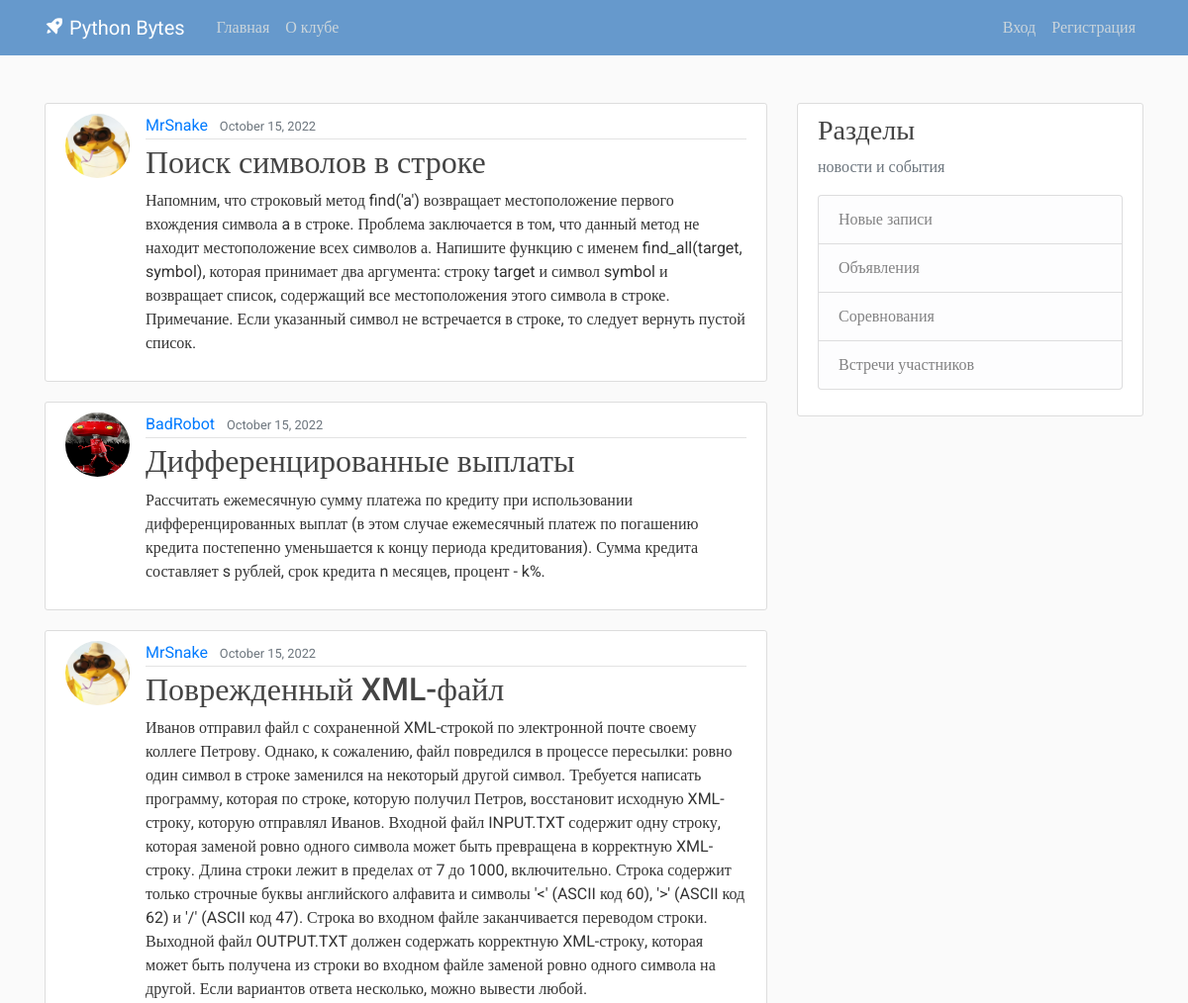
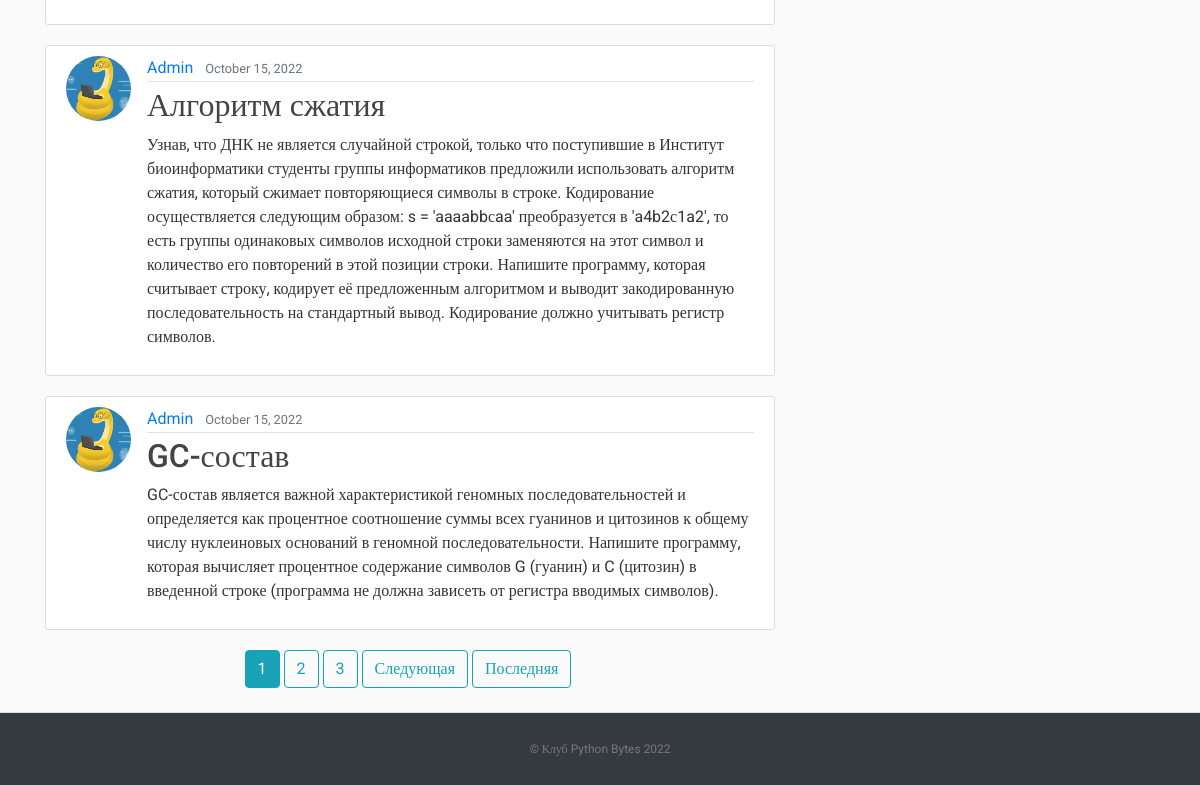
The page / on the database its author committed (2 pictures, top to bottom).
### blog/models.py (models this page shows, shortened)
class Post(models.Model):
    title = models.CharField(max_length=100)
    content = models.TextField()
    date_posted = models.DateTimeField(default=timezone.now)
    author = models.ForeignKey(User, on_delete=models.CASCADE)

### users/models.py (models this page shows, shortened)
class Profile(models.Model):
    user = models.OneToOneField(User, on_delete=models.CASCADE)
    image = models.ImageField(default='default.jpg', upload_to='profile_pics')

### blog/views.py (the view)
# urls.py: path('', PostListView.as_view(), name='blog-home'),
class PostListView(ListView):
    model = Post
    template_name = 'blog/home.html'
    context_object_name = 'posts'
    ordering = ['-date_posted']
    paginate_by = 5

### blog/templates/blog/home.html (shortened to what this page needs)
﻿{% extends "blog/base.html" %}
{% block content %}
    {% for post in posts %}
        <article class="media content-section">
          <img class="rounded-circle article-img" src="{{ post.author.profile.image.url }}">
          <div class="media-body">
            <div class="article-metadata">
              <a class="mr-2" href="{% url 'user-posts' post.author.username %}">{{ post.author }}</a>
              <small class="text-muted">{{ post.date_posted|date:"F d, Y" }}</small>
            </div>
            <h2><a class="article-title" href="{% url 'post-detail' post.id %}">{{ post.title }}</a></h2>
            <p class="article-content">{{ post.content }}</p>
          </div>
        </article>
    {% endfor %}
    <div class="pagination justify-content-center">
    {% if is_paginated %}
      {% for num in page_obj.paginator.page_range %}
        {% if page_obj.number == num %}
          <a class="btn btn-info mb-4 mr-1" href="?page={{ num }}">{{ num }}</a>
        {% elif num > page_obj.number|add:'-3' and num < page_obj.number|add:'3' %}
          <a class="btn btn-outline-info mb-4 mr-1" href="?page={{ num }}">{{ num }}</a>
        {% endif %}
      {% endfor %}
      {% if page_obj.has_next %}
        <a class="btn btn-outline-info mb-4 mr-1" href="?page={{ page_obj.next_page_number }}">Следующая</a>
        <a class="btn btn-outline-info mb-4 mr-1" href="?page={{ page_obj.paginator.num_pages }}">Последняя</a>
      {% endif %}
    {% endif %}
  </div>
{% endblock content %}

### blog/templates/blog/base.html (shortened to what this page needs)
﻿{% load static %}
<!DOCTYPE html>
<html>
<head>
     <link rel="stylesheet" href="https://maxcdn.bootstrapcdn.com/bootstrap/4.0.0/css/bootstrap.min.css">
     <link rel="stylesheet" type="text/css" href="{% static 'blog/main.css' %}">
     <link href='https://unpkg.com/boxicons@2.1.2/css/boxicons.min.css' rel='stylesheet'>
</head>
<body>
    <header class="site-header">
      <nav class="navbar navbar-expand-md navbar-dark bg-blue fixed-top">
        <div class="container">
          <a class="navbar-brand mr-4" href="{% url 'blog-home' %}"><i class='bx bxs-rocket bx-tada-hover'></i> Python Bytes</a>
          <div class="collapse navbar-collapse" id="navbarToggle">
            <div class="navbar-nav mr-auto">
              <a class="nav-item nav-link " href="{% url 'blog-home' %}">Главная</a>
              <a class="nav-item nav-link" href="{% url 'blog-about' %}">О клубе</a>
            </div>
            <div class="navbar-nav">
              {% if user.is_authenticated %}
                <a class="nav-item nav-link" href="{% url 'post-create' %}">Новая запись</a>
                <a class="nav-item nav-link" href="{% url 'profile' %}">Профиль</a>
                <a class="nav-item nav-link" href="{% url 'logout' %}">Выход</a>
              {% else %}
                <a class="nav-item nav-link" href="{% url 'login' %}">Вход</a>
                <a class="nav-item nav-link" href="{% url 'register' %}">Регистрация</a>
              {% endif %}
            </div>
          </div>
        </div>
      </nav>
    </header>
    <main role="main" class="container">
      <div class="row">
        <div class="col-md-8">
          {% block content %}{% endblock %}
        </div>
        <div class="col-md-4">
          <div class="content-section">
            <h3>Разделы</h3>
            <p class='text-muted'>новости и события
              <ul class="list-group">
                <li class="list-group-item list-group-item-light">Новые записи</li>
                <li class="list-group-item list-group-item-light">Объявления</li>
                <li class="list-group-item list-group-item-light">Соревнования</li>
                <li class="list-group-item list-group-item-light">Встречи участников</li>
              </ul>
            </p>
          </div>
        </div>
      </div>
    </main>
    <footer class="text-center bg-dark">
      <p><a href="{% url 'blog-home' %}">© Клуб Python Bytes 2022</a></p>
    </footer>
</body>
</html>

### blog/static/blog/main.css (style rules this page uses)
﻿body, html { width:100%; height:100% }
body { margin:0; padding:0; background: #fafafa; color: #333333; margin-top: 5rem; font-family:Roboto; }
h1, h2, h3, h4, h5, h6 { color: #444444;s }
ul { margin: 0; }
.bg-blue { background-color: #6699cc; }
.site-header .navbar-nav .nav-link { color: #cbd5db; }
.content-section { background: #ffffff; padding: 10px 20px; border: 1px solid #dddddd; border-radius: 3px; margin-bottom: 20px; }
.article-title { color: #444444; }
.article-content { white-space: pre-line; }
.article-img { height: 65px; width: 65px; margin-right: 16px; }
.article-metadata { padding-bottom: 1px; margin-bottom: 4px; border-bottom: 1px solid #e3e3e3 }
footer { position: sticky!important; top: 100%; padding-top:25px; padding-bottom:25px; border-top:1px solid #ddd; }
footer p { margin:2px; text-align:center; padding:0 40px; color:#fff; font-size:12px; }
footer a { color:#777 }

### rows shown on the page
Post: author.profile.image (picture), author "MrSnake", date_posted "October 15, 2022", title "Поиск символов в строке", content "Напомним, что строковый метод find('a') возвращает местоположение первого вхождения символа a в строке. Проблема заключается в том, что данный метод не находит местоположение всех символов а. Напишите функцию с именем find_all(target, symbol), которая принимает два аргумента: строку target и символ symbol и возвращает список, содержащий все местоположения этого символа в строке. Примечание. Если указанный символ не встречается в строке, то следует вернуть пустой список."
Post: author.profile.image (picture), author "BadRobot", date_posted "October 15, 2022", title "Дифференцированные выплаты", content "Рассчитать ежемесячную сумму платежа по кредиту при использовании дифференцированных выплат (в этом случае ежемесячный платеж по погашению кредита постепенно уменьшается к концу периода кредитования). Сумма кредита составляет s рублей, срок кредита n месяцев, процент - k%."
Post: author.profile.image (picture), author "MrSnake", date_posted "October 15, 2022", title "Поврежденный XML-файл", content "Иванов отправил файл с сохраненной XML-строкой по электронной почте своему коллеге Петрову. Однако, к сожалению, файл повредился в процессе пересылки: ровно один символ в строке заменился на некоторый другой символ. Требуется написать программу, которая по строке, которую получил Петров, восстановит исходную XML-строку, которую отправлял Иванов. Входной файл INPUT.TXT содержит одну строку, которая заменой ровно одного символа может быть превращена в корректную XML-строку. Длина строки лежит в пределах от 7 до 1000, включительно. Строка содержит только строчные буквы английского алфавита и символы '<' (ASCII код 60), '>' (ASCII код 62) и '/' (ASCII код 47). Строка во входном файле…"
Post: author.profile.image (picture), author "Admin", date_posted "October 15, 2022", title "Алгоритм сжатия", content "Узнав, что ДНК не является случайной строкой, только что поступившие в Институт биоинформатики студенты группы информатиков предложили использовать алгоритм сжатия, который сжимает повторяющиеся символы в строке. Кодирование осуществляется следующим образом: s = 'aaaabbсaa' преобразуется в 'a4b2с1a2', то есть группы одинаковых символов исходной строки заменяются на этот символ и количество его повторений в этой позиции строки. Напишите программу, которая считывает строку, кодирует её предложенным алгоритмом и выводит закодированную последовательность на стандартный вывод. Кодирование должно учитывать регистр символов."
Post: author.profile.image (picture), author "Admin", date_posted "October 15, 2022", title "GC-состав", content "GC-состав является важной характеристикой геномных последовательностей и определяется как процентное соотношение суммы всех гуанинов и цитозинов к общему числу нуклеиновых оснований в геномной последовательности. Напишите программу, которая вычисляет процентное содержание символов G (гуанин) и C (цитозин) в введенной строке (программа не должна зависеть от регистра вводимых символов)."

### other values the page prints
{{ num }} "1"
{{ num }} "2" "3"
